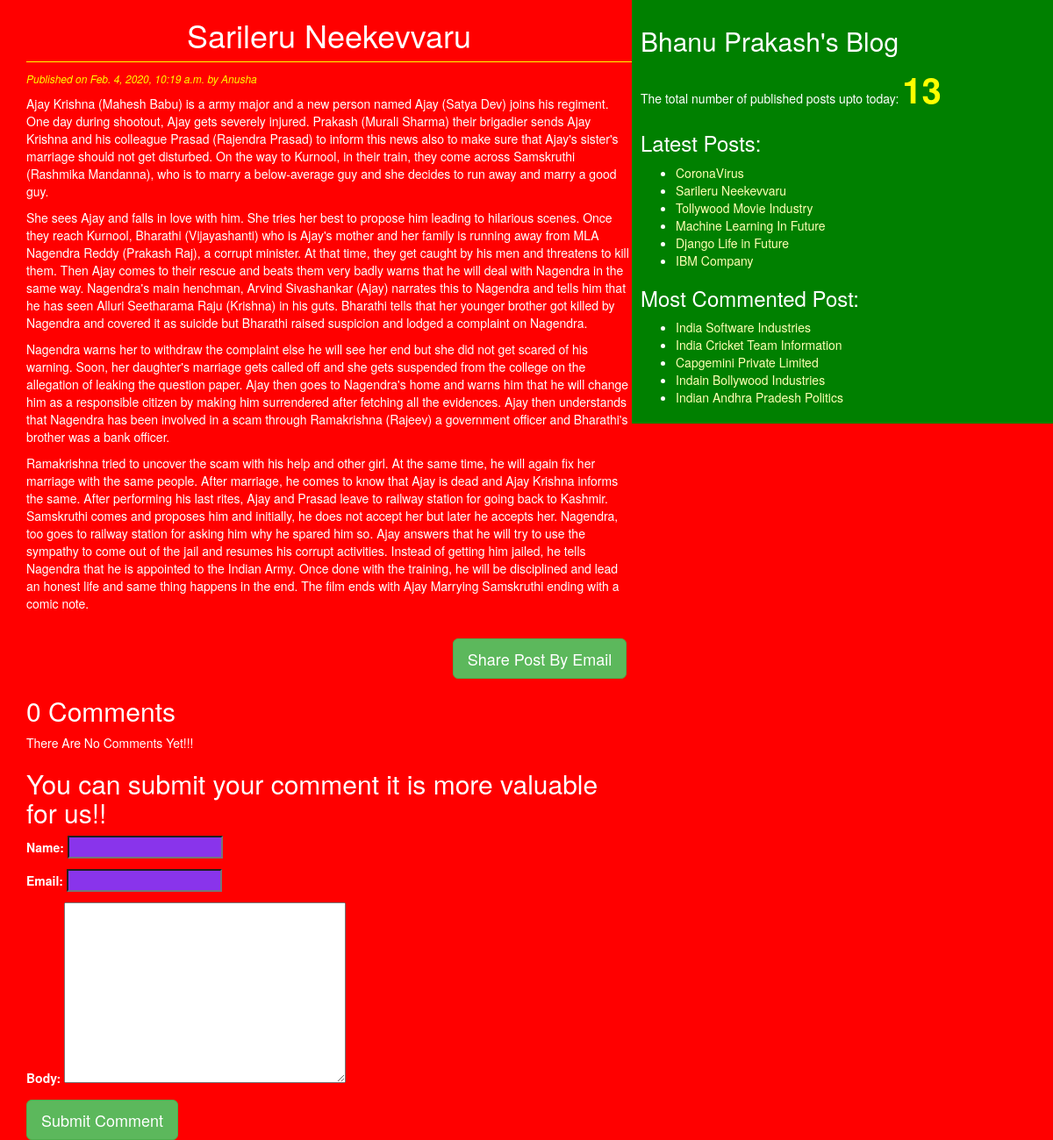
The app's page /2020/02/04/sarileru-neekevvaru/ with its own data.
### blogproject1/models.py (models this page shows, shortened)
class Post(models.Model):
    STATUS_CHOICES=(('draft','Draft')),(('published','Published'))
    title=models.CharField(max_length=256)
    slug=models.SlugField(max_length=264,unique_for_date='published')
    author=models.ForeignKey(User,related_name='blog_posts',on_delete=models.PROTECT)
    body=models.TextField()
    published=models.DateTimeField(default=timezone.now)
    created=models.DateTimeField(auto_now_add=True)
    updated=models.DateTimeField(auto_now=True)
    status=models.CharField(max_length=10,choices=STATUS_CHOICES,default='draft')
    objects = CustomManager()
    tags=TaggableManager()
    class Meta:
        ordering = ('published',)
    def get_absolute_url(self):
        return reverse('post_detail',args=[self.published.year,self.published.strftime('%m'),self.published.strftime('%d'),self.slug])

### blogproject1/views.py (the view)
# urls.py: re_path(r'^(?P<year>\d{4})/(?P<month>\d{2})/(?P<day>\d{2})/(?P<post>[-\w]+)/$', views.post_detail_view, name='post_detail'),
def post_detail_view(request,year,month,day,post):
    post=get_object_or_404(Post,slug=post,
    status='published',
    published__year=year,
    published__month=month,
    published__day=day)
    comments=post.comments.filter(active=True)
    csubmit=False
    if request.method=='POST':
        form=CommentForm(request.POST)
        if form.is_valid():
            new_comment=form.save(commit=False)
            new_comment.post=post
            new_comment.save()
            csubmit=True
    else:
        form=CommentForm()
    return render(request,'blogproject1/post_detail.html',{'post':post,'form':form,'csubmit':csubmit,'comments':comments})

### blogproject1/forms.py
class CommentForm(forms.ModelForm):
    class Meta:
        model = Comment
        fields = ('name', 'email', 'body')

### blogproject1/models.py (called while the page is built)
    def get_queryset(self):
        return super().get_queryset().filter(status='published')

### blogproject1/templatetags/blogproject1_tags.py (called while the page is built)
@register.simple_tag(name='my_tag')
def total_posts():
    return Post.objects.count()

@register.inclusion_tag('blogproject1/latest_post123.html')
def show_latest_posts(count=4):
    latest_posts=Post.objects.order_by('-published')[:count]
    return {'latest_posts':latest_posts}

@register.simple_tag
def get_most_commented_posts(count=5):
    return Post.objects.annotate(total_comments=Count('comments')).order_by('-total_comments')[:count]

### templates/blogproject1/post_detail.html (shortened to what this page needs)
{% extends 'blogproject1/base.html' %}
{% block content_block %}
<h1>{{post.title}}</h1>
<p id='date'>Published on {{post.published}} by {{post.author|title}}</p>
{{post.body|linebreaks}}<br>
<div class="container", align='center'>
  <a href="/{{post.id}}/share" class='btn btn-lg btn-success'>Share Post By Email</a>
</div>
{% with comments.count as comments_count %}
<h2>{{comments_count}} Comment{{comments_count|pluralize }} </h2>
{%endwith%}
{% if comments %}
{% for comment in comments %}
  <p id='ch'>Comment {{forloop.count}} by {{comment.name}} on {{comment.created}}</p>
  <div class="cd">
    {{comment.body|linebreaks}}
  </div>
{% endfor%}
<hr>
{% else %}
<p>There Are No Comments Yet!!! </p>
{% endif %}
{% if csubmit%}
<h2>Your Comment Added Successfully </h2>
{% else %}
<h2>You can submit your comment it is more valuable for us!!</h2>
<form method="post">
   {{form.as_p}}
   <input type="submit" name="" value="Submit Comment" class='btn btn-lg btn-success'>
</form>
{% endif %}
{% endblock %}

### templates/blogproject1/base.html (shortened to what this page needs)
<!DOCTYPE html>
{% load static %}
{% load blogproject1_tags %}
<html lang="en" dir="ltr">
  <head>
    <link rel="stylesheet" href="https://maxcdn.bootstrapcdn.com/bootstrap/3.3.7/css/bootstrap.min.css"
>
    <link rel="stylesheet"  href= "{%static "css/blogproject1.css" %}">
  </head>
  <body>
<div class="content">
{% block content_block %}{% endblock %}
</div>
<div class="sidebar">
  <h2>Bhanu Prakash's Blog</h2>
  <p>The total number of published posts upto today: <span id='pcount'>{% my_tag %}</span> </p>
  <h3>Latest Posts:</h3>{% show_latest_posts 6 %}
  <h3>Most Commented Post:</h3>
  {% get_most_commented_posts as most_commented_posts %}
  <ul>
    {% for post in most_commented_posts %}
     <li><a href="{{post.get_absolute_url}}">{{post.title}}</a></li>
     {% endfor %}
  </ul>
</div>
  </body>
</html>

### templates/blogproject1/latest_post123.html (shortened to what this page needs)
<ul>
  {% for post in latest_posts %}
  <li><a href="{{post.get_absolute_url}}">{{post.title}}</a></li>
  {% endfor %}
</ul>

### static/css/blogproject1.css (style rules this page uses)
.content { width: 60%; float: left; padding: 0 0 0 30px; background: red; }
.sidebar { width: 40%; float: right; padding: 10px; background: green; height: 100%; }
h1 { color: white; text-align: center; border-bottom: 1px solid yellow; padding-bottom: 10px; }
#date { color: yellow; font-size: 12px; font-style: italic; }
body { color: white; background: red; }
#pcount { font-size: 40px; color: yellow; font-weight: bold; }
a { color: #ffffb3; }
input { background: #8934eb; color: white; }

### records on screen
Post: title "Sarileru Neekevvaru", published "Feb. 4, 2020, 10:19 a.m.", author "Anusha", body "Ajay Krishna (Mahesh Babu) is a army major and a new person named Ajay (Satya Dev) joins his regiment. One day during shootout, Ajay gets severely injured. Prakash (Murali Sharma) their brigadier sends Ajay Krishna and his colleague Prasad (Rajendra Prasad) to inform this news also to make sure that Ajay's sister's marriage should not get disturbed. On the way to Kurnool, in their train, they come across Samskruthi (Rashmika Mandanna), who is to marry a below-average guy and she decides to run away and marry a good guy. She sees Ajay and falls in love with him. She tries her best to propose him leading to hilarious scenes. Once they reach Kurnool, Bharathi (Vijayashanti) who is Ajay's…"
Post: title "CoronaVirus"
Post: title "Tollywood Movie Industry"
Post: title "Machine Learning In Future"
Post: title "Django Life in Future"
Post: title "IBM Company"
Post: title "India Software Industries"
Post: title "India Cricket Team Information"
Post: title "Capgemini Private Limited"
Post: title "Indain Bollywood Industries"
Post: title "Indian Andhra Pradesh Politics"

### other values on screen
{{ comments_count }} "0"
